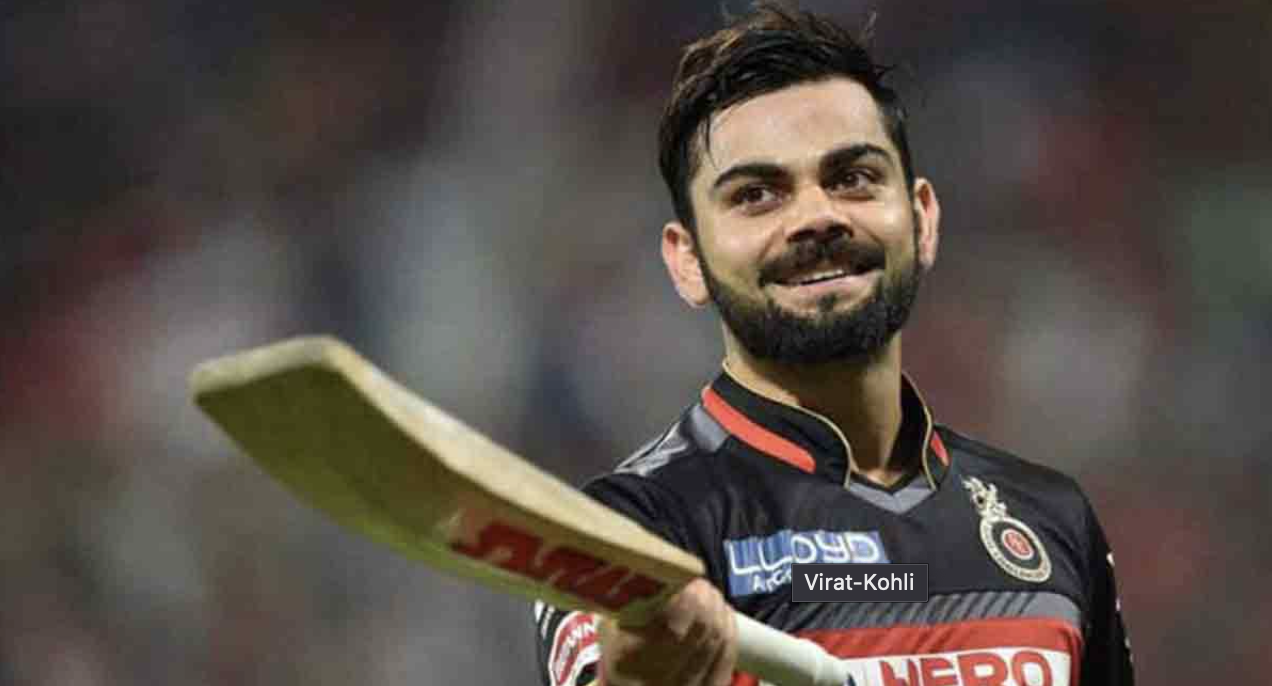
#> input picture kohli.jpeg, 1272 x 686 px
$ python lecture_3_face_eye_detect_photo.py
#> lines starting #> are read from the running program, lines starting #| are printed output that depends on the picture; after the words box and inside, x2 and y2 are one past the last pixel; in counts of white or black regions, pixels touching at a corner belong together
# FACE AND EYE DETECTION

import cv2

face_cascade = cv2.CascadeClassifier("haarcascade_frontalface_default.xml")
eye_cascade = cv2.CascadeClassifier("haarcascade_eye.xml")

img = cv2.imread('kohli.jpeg')
#> img is the input picture: shape (686, 1272, 3); mean B, G, R 70.8, 76.8, 85.5
gray = cv2.cvtColor(img, cv2.COLOR_BGR2GRAY)
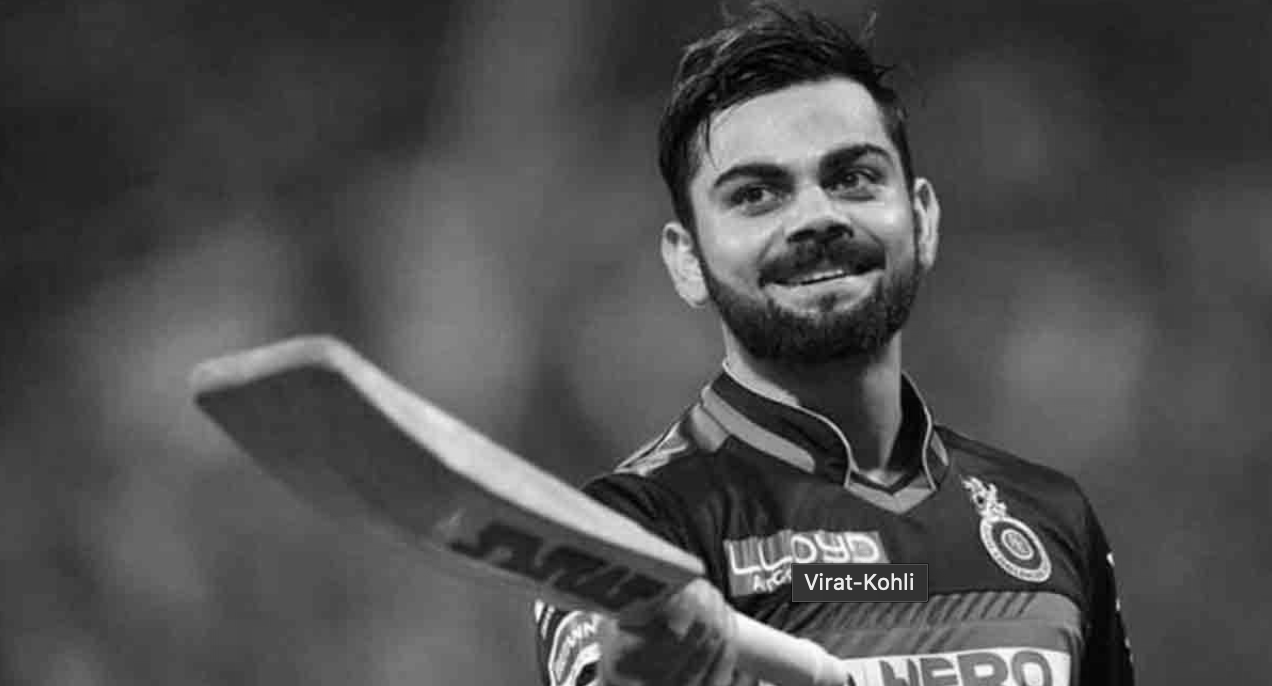
#> gray: shape (686, 1272); min 0, max 255, mean 78.7

faces_1 = face_cascade.detectMultiScale(gray, 1.3, 5)
#> faces_1 = [[675, 79, 267, 267]]

if faces_1 is ():
    print("No image found")

for (x,y,w,h) in faces_1:
    cv2.rectangle(img, (x,y), (x+w,y+h), (127,0,255), 2)
    cv2.imshow('img',img)
    cv2.waitKey(0)
    roi_gray = gray[y:y+h, x:x+w]
    roi_color = img[y:y+h, x:x+w]
    eyes = eye_cascade.detectMultiScale(roi_gray, 1.2, 5)
    for(ex,ey,ew,eh) in eyes:
        cv2.rectangle(roi_color,(ex,ey),(ex+ew,ey+eh), (255,255,0),2)
        cv2.imshow('img',img)
        cv2.waitKey(0)
#> this loop made 1 pass
#> (x, y, w, h, eyes) on pass 1: (675, 79, 267, 267, [[46, 88, 59, 59], [142, 67, 65, 65]])
#> pass 1, `cv2.imshow('img',img)`:
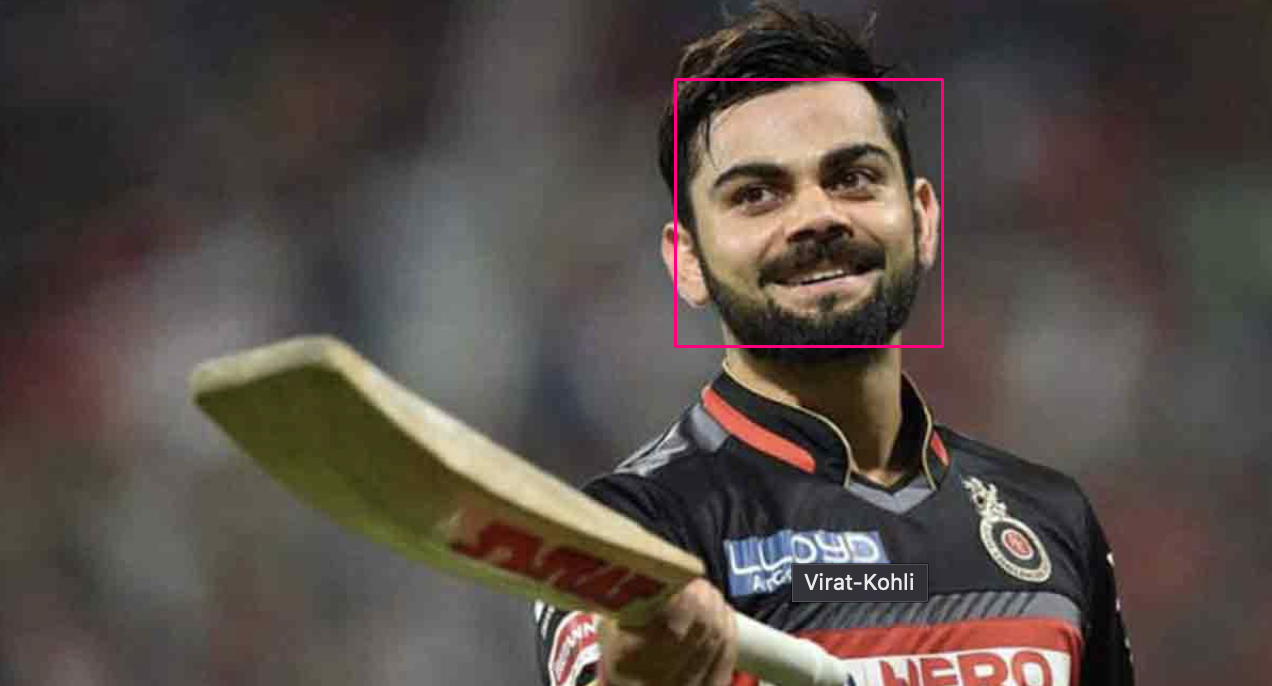
#> window 'img': shape (686, 1272, 3); mean B, G, R 71.1, 76.6, 86.2
#> pass 1, `roi_gray = gray[y:y+h, x:x+w]`:
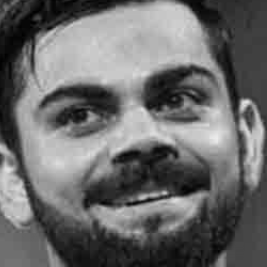
#> roi_gray: shape (267, 267); min 0, max 236, mean 106.8
#> pass 1, `roi_color = img[y:y+h, x:x+w]`:
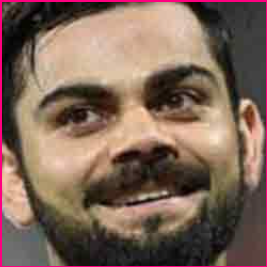
#> roi_color: shape (267, 267, 3); mean B, G, R 88.1, 101.8, 126
#> pass 1, `cv2.imshow('img',img)`:
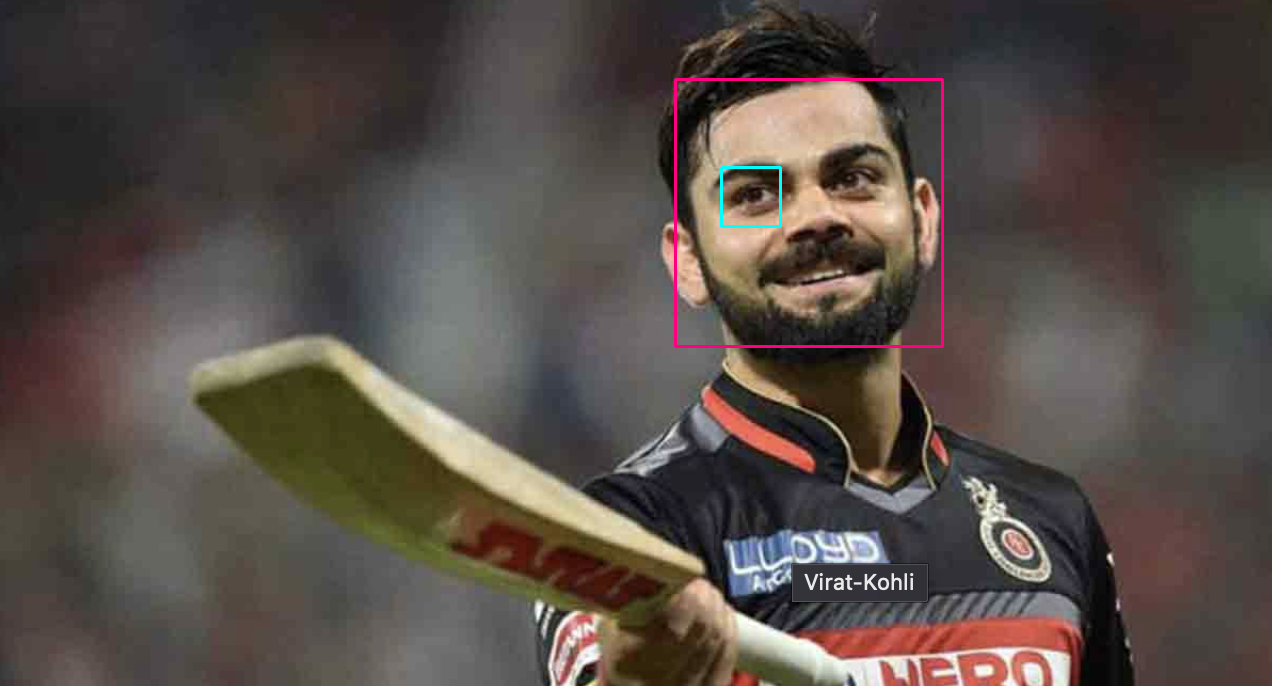
#> window 'img': shape (686, 1272, 3); mean B, G, R 71.2, 76.7, 86.1
#> after the loop:
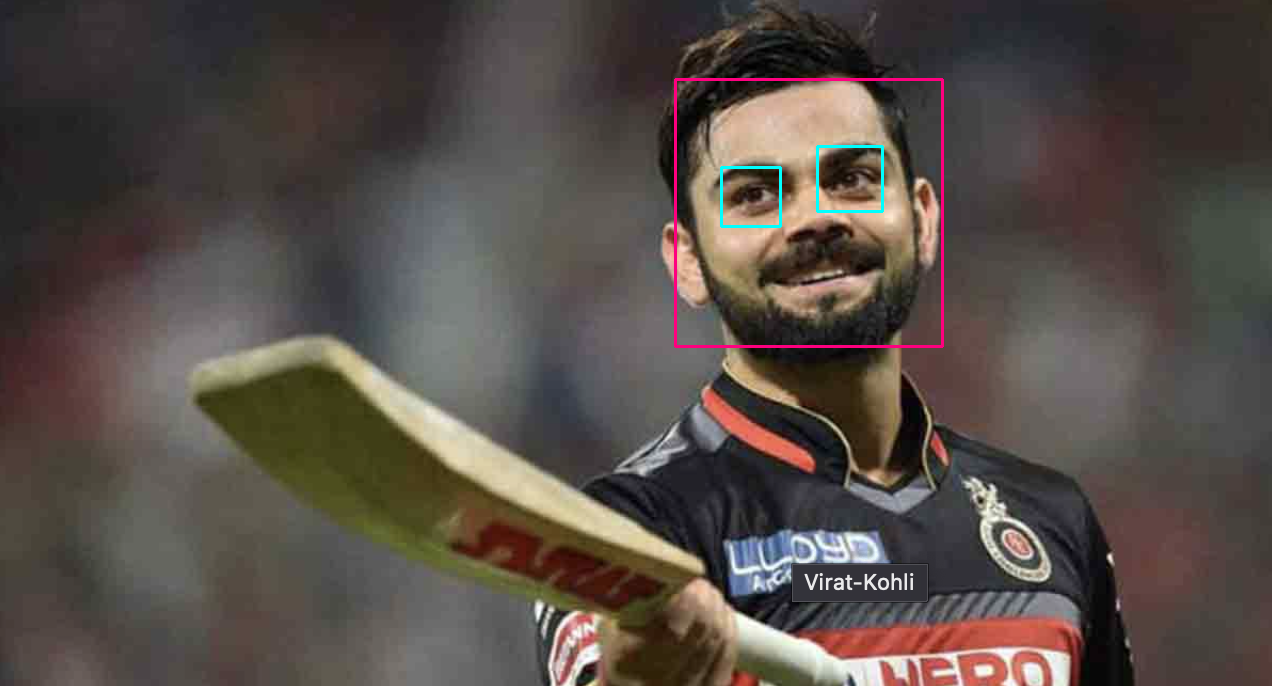
#> img: shape (686, 1272, 3); 0.54% of pixels changed, all inside (x1, y1, x2, y2) = (674, 78, 944, 348)
#> after the loop:
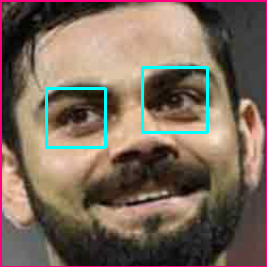
#> roi_color: shape (267, 267, 3); 2.08% of pixels changed, all inside (x1, y1, x2, y2) = (45, 66, 209, 149)

cv2.destroyAllWindows()
